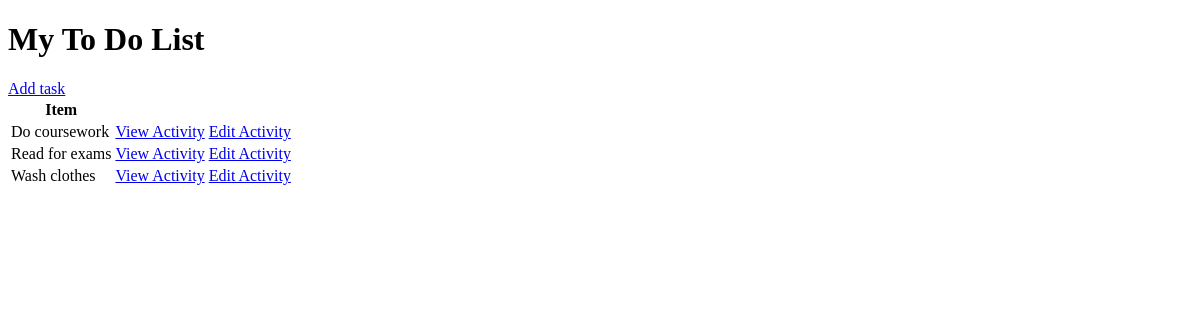
Before: / with the older database file.
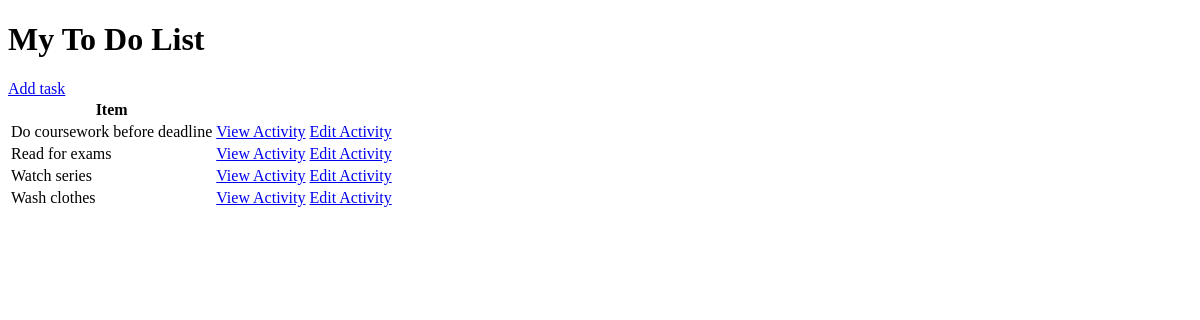
After: the same page with the newer database file.
### index/models.py (models this page shows, shortened)
class Task(models.Model):
    user = models.ForeignKey(User,on_delete=models.CASCADE,null=True)
    title = models.CharField(max_length=300)
    description = models.TextField(null=True,blank=True)
    complete = models.BooleanField(default=False)
    created = models.DateTimeField(auto_now_add=True)
    class Meta:
        ordering = ['complete']

### index/views.py (the view)
# urls.py: path('',TaskList.as_view(),name='tasks'),
class TaskList(ListView):
    model = Task
    template_name = 'tasks.html'
    context_object_name = 'tasks'

### templates/tasks.html (shortened to what this page needs)
<!DOCTYPE html>
<html lang="en">
<head>
</head>
<body>
    <h1>My To Do List</h1>
    <a href="{% url 'taskcreate' %}">Add task</a>
    <table>
        <tr>
            <th>Item</th>
            <th></th>
            <th></th>
        </tr>
        {% for task in tasks %}
            <tr>
                <td>{{task.title}}</td>
                <td><a href="{% url 'task' task.id %}">View Activity</a></td>
                <td><a href="{% url 'taskupdate' task.id %}">Edit Activity</a></td>
            </tr>
        {% empty %}
        <h3>No items in list</h3>
        {% endfor %}
    </table>
</body>
</html>

Changed rows visible on the page:
changed Task: title "Do coursework" → "Do coursework before deadline"
added Task: title "Watch series"
